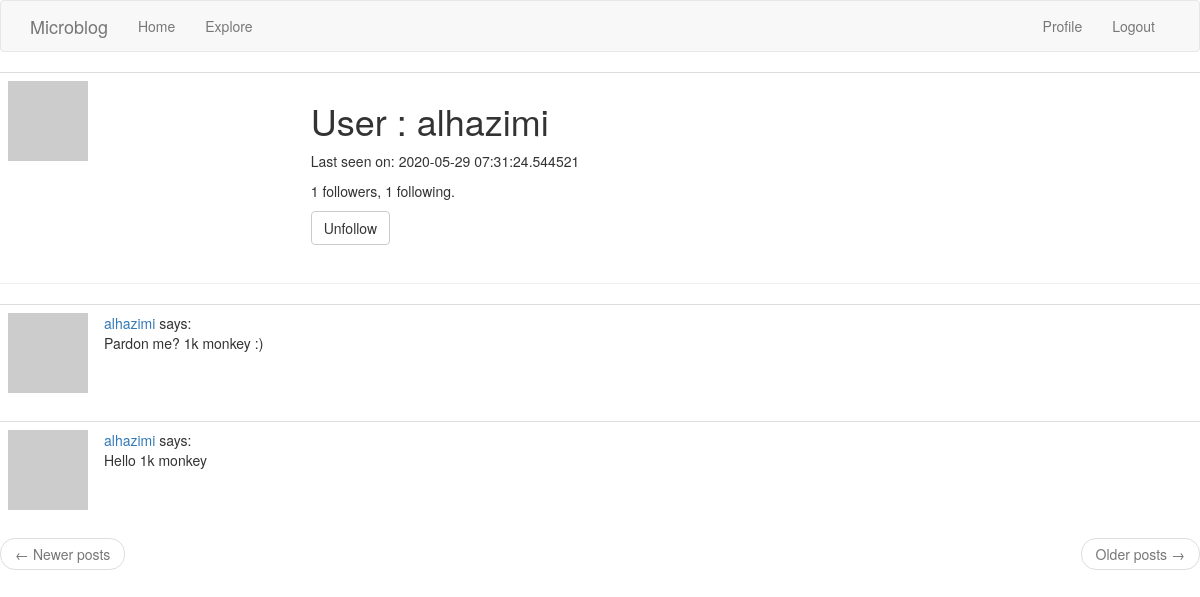
The page /user/alhazimi (signed in) on the database its author committed.
### app/models.py (models this page shows, shortened)
class User(UserMixin, db.Model):
    id = db.Column(db.Integer, primary_key=True)
    username = db.Column(db.String(64), index=True, unique=True)
    email = db.Column(db.String(120), index=True, unique=True)
    password_hash = db.Column(db.String(128))
    posts = db.relationship("Post", backref="author", lazy="dynamic")
    about_me = db.Column(db.String(140))
    last_seen = db.Column(db.DateTime, default=datetime.utcnow)
    followed = db.relationship("User", secondary=followers,
                               primaryjoin=(followers.c.follower_id == id),
                               secondaryjoin=(followers.c.followed_id == id), # c is column
                               backref=db.backref("followers", lazy="dynamic"), lazy="dynamic")
    def avatar(self, size):
        digest = md5(self.email.lower().encode("utf-8")).hexdigest()
        return "https://gravatar.com/avatar/{}?d=identicon&s={}".format(
            digest, size)
    def is_following(self, user):
        return self.followed.filter(
            followers.c.followed_id == user.id).count() > 0

class Post(db.Model):
    id = db.Column(db.Integer, primary_key=True)
    body = db.Column(db.String(128))
    timestamp = db.Column(db.DateTime, index=True, default=datetime.utcnow) # utcnow, uniform timestamp without ()
    user_id = db.Column(db.Integer, db.ForeignKey("user.id"))

### app/routes.py (the view)
@app.route("/user/<username>")
@login_required
def user(username):
    user = User.query.filter_by(username=username).first_or_404()
    page = request.args.get("page", 1, type=int)
    posts = user.posts.order_by(Post.timestamp.desc()).paginate(
        page, app.config["POST_PER_PAGE"], False)
    next_url = url_for("user", username=user.username, page=posts.next_num) \
        if posts.has_next else None
    prev_url = url_for("user", username=user.username, page=posts.prev_num) \
        if posts.has_prev else None
    form = EmptyForm()
    return render_template("user.html", user=user, posts=posts.items,
                           next_url=next_url, prev_url=prev_url, form=form)

### app/forms.py
class EmptyForm(FlaskForm):
    submit = SubmitField("Submit")

### app/models.py (called while the page is built)
@login.user_loader
def load_user(id):
    return User.query.get(int(id))

### app/routes.py (called while the page is built)
@app.before_request # executed before the view function
def before_request():
    if current_user.is_authenticated:
        current_user.last_seen = datetime.utcnow()
        db.session.commit()

### app/templates/user.html (shortened to what this page needs)
{% extends "base.html" %}
{% block content %}
<table class="table table-hover">
  <tr>
    <td widht="256px"><img src="{{ user.avatar(256) }}"/></td>
    <td>
      <h1>User : {{ user.username }}</h1>
      {% if user.last_seen %}<p>Last seen on: {{ user.last_seen }}</p>{% endif %}
      <p>{{ user.followers.count() }} followers, {{ user.followed.count() }} following.</p>
      {% if user == current_user %}
      <p><a href="{{ url_for('edit_profile') }}">Edit your profile</a></p>
      {% else %}
      <p>
        <form action="{{ url_for('unfollow', username=user.username) }}" method="post">
          {{ form.submit(value="Unfollow", class_="btn btn-default") }}
        </form>
      </p>
      {% endif %}
    </td>
  </tr>
</table>
<hr/>
{% for post in posts %}
  {% include "_post.html" %}
{% endfor %}
<nav aria-label="...">
  <ul class="pager">
    <li class="previous{% if not prev_url %} disabled{% endif %}">
      <a href="{{ prev_url or '#' }}">
        <span aria-hidden="true">&larr;</span> Newer posts
      </a>
    </li>
    <li class="next{% if not next_url %} disabled{% endif %}">
      <a href="{{ next_url or '#' }}">
        Older posts <span aria-hidden="true">&rarr;</span>
      </a>
    </li>
  </ul>
</nav>
{% endblock %}

### app/templates/_post.html
<table class="table table-hover">
  <tr>
    <td width="70px">
      <a href="{{ url_for('user', username=post.author.username) }}">
        <img src="{{ post.author.avatar(36) }}"/>
      </a>
    </td>
    <td>
      <a href="{{ url_for('user', username=post.author.username) }}">
        {{ post.author.username }}
      </a>
      says:<br/>{{ post.body }}
    </td>
  </tr>
</table>

### rows shown on the page
User: username "alhazimi", last_seen "2020-05-29 07:31:24.544521"
Post: author.username "alhazimi", body "Pardon me? 1k monkey :)"
Post: author.username "alhazimi", body "Hello 1k monkey"

### other values the page prints
{{ user.followers.count() }} "1"
{{ user.followed.count() }} "1"
